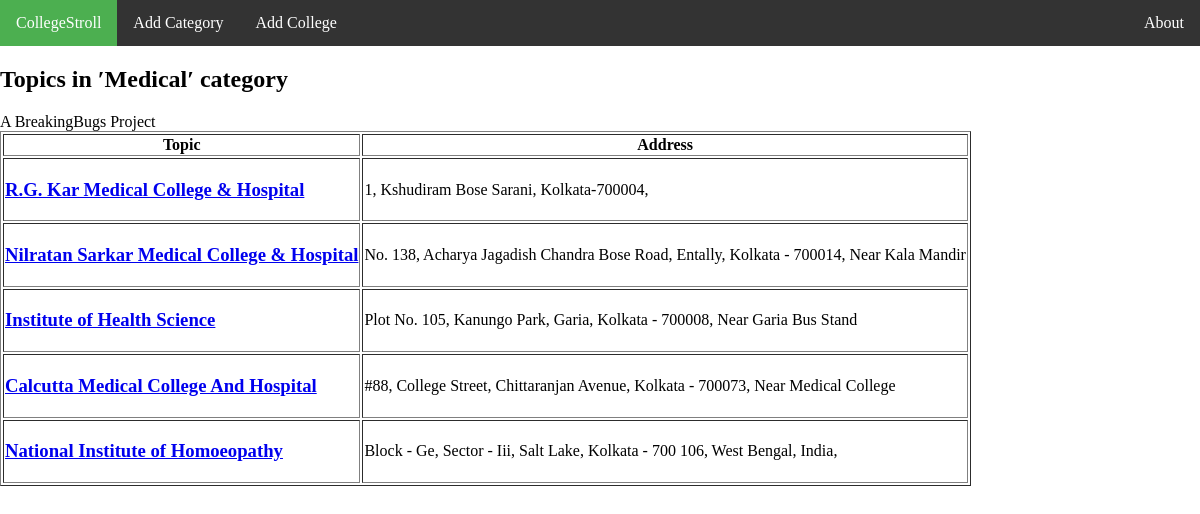
/category.php?id=2, run on the app's committed database.
### tables this page shows
CREATE TABLE `categories` (
  `cat_id` int(8) NOT NULL,
  `cat_name` varchar(50) NOT NULL,
  `cat_description` varchar(255) NOT NULL
);

CREATE TABLE `colleges` (
  `col_id` int(8) NOT NULL,
  `col_name` varchar(100) NOT NULL,
  `col_location` varchar(255) NOT NULL,
  `col_phone` varchar(20) NOT NULL,
  `col_website` varchar(30) NOT NULL,
  `col_cat` int(8) NOT NULL,
  `col_author` int(8) NOT NULL
);

### category.php (the view, shortened to what this page needs)
<?php
include 'header.php';
$sql = "SELECT
            cat_id,
            cat_name,
            cat_description
        FROM
            categories
        WHERE
            cat_id = " . mysql_real_escape_string($_GET['id']);
$result = mysql_query($sql);
if(!$result)
{
    echo '<article class="container box style3">The category could not be displayed, please try again later.' . mysql_error().'</article>';
}
else
{
    if(mysql_num_rows($result) == 0)
    {
        echo '<article class="container box style3">This category does not exist.</article>';
    }
    else
    {
        while($row = mysql_fetch_assoc($result))
        {
            echo '<article class="container box style3"><h2>Topics in ′' . $row['cat_name'] . '′ category</h2>';
        }
        $sql = "SELECT
                    col_id,
                    col_name,
                    col_location,
                    col_phone,
                    col_website,
                    col_cat
                FROM
                    colleges
                WHERE
                    col_cat = " . mysql_real_escape_string($_GET['id']);
        $result = mysql_query($sql);
        if(!$result)
        {
            echo 'The topics could not be displayed, please try again later.';
        }
        else
        {
            if(mysql_num_rows($result) == 0)
            {
                echo 'There are no topics in this category yet.';
            }
            else
            {
                echo '<table border="1">
                      <tr>
                        <th>Topic</th>
                        <th>Address</th>
                      </tr>';
                while($row = mysql_fetch_assoc($result))
                {
                    echo '<tr>';
                        echo '<td class="leftpart">';
                            echo '<h3><a href="topic.php?id=' . $row['col_id'] . '">' . $row['col_name'] . '</a><h3>';
                        echo '</td>';
                        echo '<td class="rightpart">';
                            echo($row['col_location']);
                        echo '</td>';
                    echo '</tr>';
                }
            }
        }
    }
}
include 'footer.php';
?>

### header.php (style rules this page uses)
body { margin: 0; }

### data on the page
categories: cat_name "Medical"
colleges: col_name "R.G. Kar Medical College & Hospital", col_location "1, Kshudiram Bose Sarani, Kolkata-700004,"
colleges: col_name "Nilratan Sarkar Medical College & Hospital", col_location "No. 138, Acharya Jagadish Chandra Bose Road, Entally, Kolkata - 700014, Near Kala Mandir"
colleges: col_name "Institute of Health Science", col_location "Plot No. 105, Kanungo Park, Garia, Kolkata - 700008, Near Garia Bus Stand"
colleges: col_name "Calcutta Medical College And Hospital", col_location "#88, College Street, Chittaranjan Avenue, Kolkata - 700073, Near Medical College"
colleges: col_name "National Institute of Homoeopathy", col_location "Block - Ge, Sector - Iii, Salt Lake, Kolkata - 700 106, West Bengal, India,"
